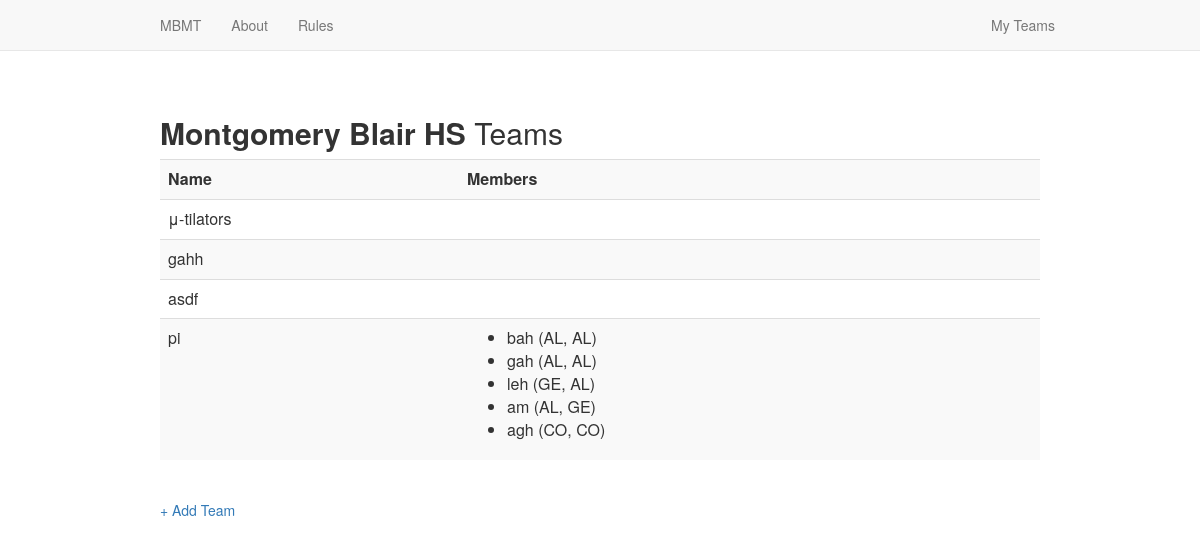
Page /teams/ (signed in) on the committed database.
### app/models.py (models this page shows)
class School(models.Model):
    name = models.CharField(max_length=256)
    sponsor = models.CharField(max_length=256)
    email = models.EmailField()
    code = models.CharField(max_length=32)
    user = models.OneToOneField('auth.User', related_name="school")

class Team(models.Model):
    name = models.CharField(max_length=256)
    school = models.ForeignKey(School, related_name="teams")

class Student(models.Model):
    name = models.CharField(max_length=256)
    team = models.ForeignKey(Team, related_name="students")
    ALGEBRA = 'AL'
    NUMBER_THEORY = 'NT'
    GEOMETRY = 'GE'
    COMBINATORICS = 'CO'
    SUBJECTS = (
        (ALGEBRA, "Algebra"),
        (NUMBER_THEORY, "Number Theory"),
        (GEOMETRY, "Geometry"),
        (COMBINATORICS, "Combinatorics")
    )
    subject1 = models.CharField(max_length=2, choices=SUBJECTS, verbose_name="Subject 1")
    subject2 = models.CharField(max_length=2, choices=SUBJECTS, verbose_name="Subject 2")

### app/views.py (the view)
# urls.py: url(r'^teams/$', views.teams, name='teams'),
@login_required
def teams(request):
    return render(request, "teams.html")

### app/templates/teams.html
{% extends "base.html" %}
{% block content %}
<h2 class="lowerer"><strong>{{ request.user.school.name }}</strong> Teams</h2>
{% if not request.user.school.teams %}
    <p>
        Looks like you don't have any teams yet!
    </p>
{% else %}
    <table class="table table-striped table-hover">
        <tr>
            <th>Name</th>
            <th>Members</th>
        </tr>
        {% for team in request.user.school.teams.all %}
            <tr>
                <td>{{ team.name }}</td>
                <td>
                    <ul>
                        {% for student in team.students.all %}
                            <li>{{ student.name }} ({{ student.subject1 }}, {{ student.subject2 }})</li>
                        {% endfor %}
                    </ul>
                </td>
            </tr>
        {% endfor %}
    </table>
{% endif %}
<br/>
<a href="{% url 'add_team' %}">+ Add Team</a>
{% endblock %}

### app/templates/base.html (shortened to what this page needs)
{% load staticfiles %}
<html lang="en">
    <head>
        <link rel="stylesheet" type="text/css" href="{% static "css/bootstrap.min.css" %}">
        <link rel="stylesheet" type="text/css" href="{% static "css/master.css" %}">
    </head>
    <body>
        <nav id="menu" class="navbar navbar-default navbar-static-top navbar-xs">
            <div class="container">
                <ul class="nav navbar-nav navbar-left">
                    <li><a href="{% url 'index' %}">MBMT</a></li>
                    <li><a href="{% url 'about' %}">About</a></li>
                    <li><a href="{% url 'rules' %}">Rules</a></li>
                </ul>
                <ul class="nav navbar-nav navbar-right">
                    {% if request.user.is_authenticated %}
                        <li><a href="{% url 'teams' %}">My Teams</a></li>
                    {% else %}
                        <li><a href="{% url 'register' %}">Register</a></li>
                        <li><a href="{% url 'login' %}">Login</a></li>
                    {% endif %}
                </ul>
            </div>
        </nav>
        <div class="container">
            <div id="content" class="container-fluid">
                {% block content %}
                {% endblock %}
            </div>
        </div>
    </body>
</html>

### app/static/css/master.css (style rules this page uses)
@media (min-width: 1200px) { .container { max-width: 940px; } }
.lowerer { margin-top: 1.5em; }

### rows in the picture
Team: name "μ-tilators"
Team: name "gahh"
Team: name "asdf"
Team: name "pi"
Student: name "bah", subject1 "AL", subject2 "AL"
Student: name "gah", subject1 "AL", subject2 "AL"
Student: name "leh", subject1 "GE", subject2 "AL"
Student: name "am", subject1 "AL", subject2 "GE"
Student: name "agh", subject1 "CO", subject2 "CO"

### other values in the picture
{{ request.user.school.name }} "Montgomery Blair HS"
